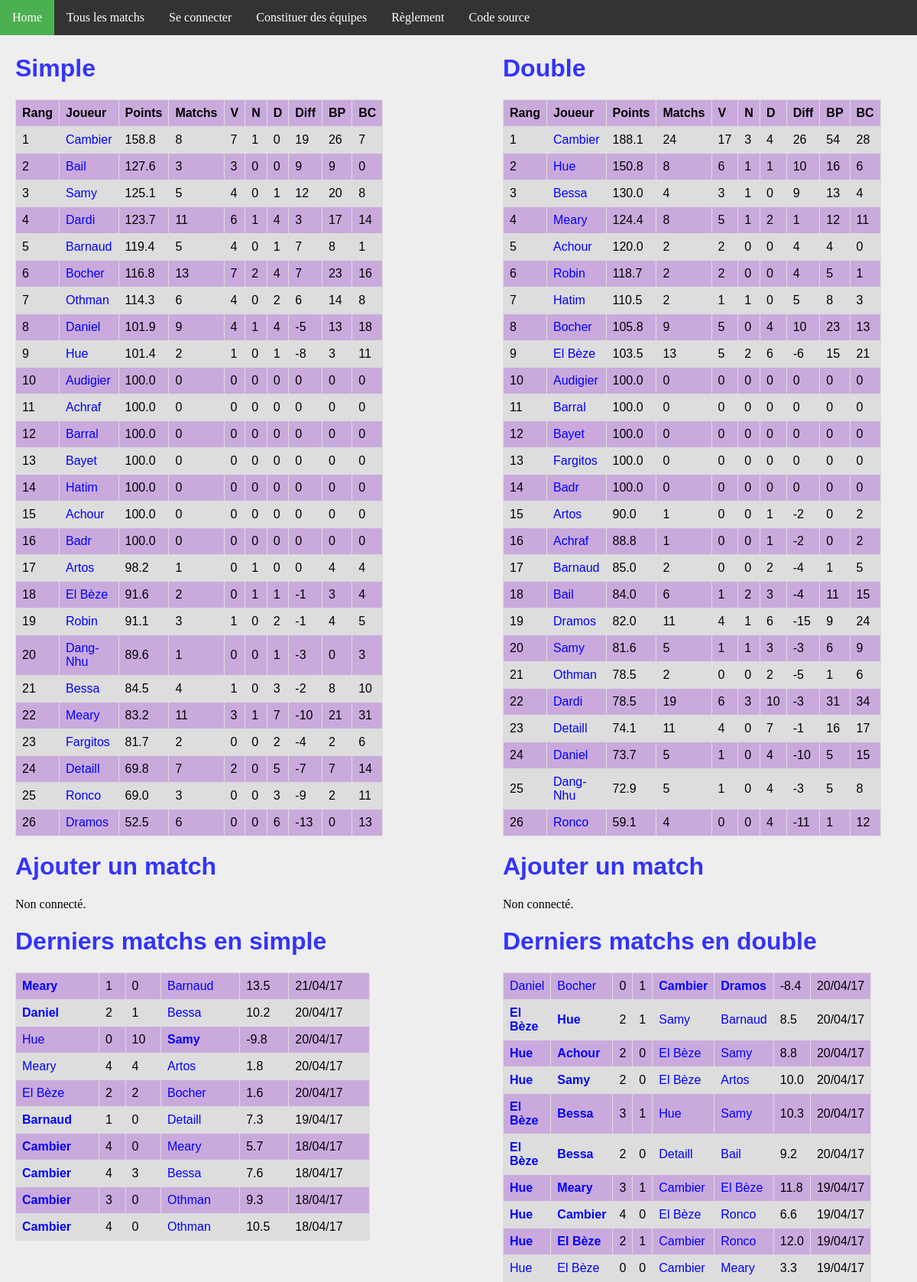
The app's page /, older data.
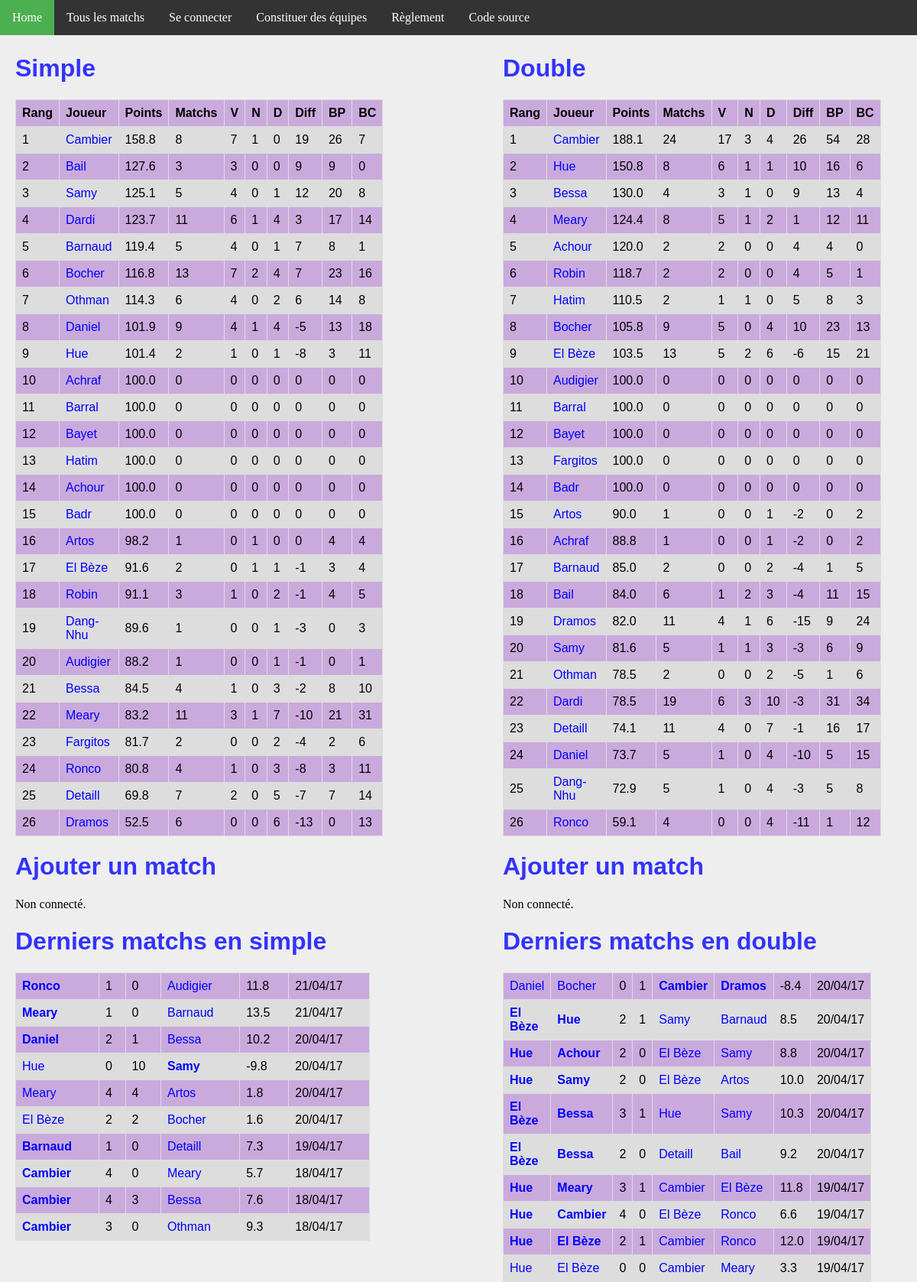
The same page, newer data.
### ranking/models.py (models this page shows, shortened)
class Joueur(models.Model):
    user = models.OneToOneField(User, on_delete=models.CASCADE)
    pseudo = models.CharField(max_length = 50, default="Pax lambda")
    simple_score = models.FloatField(default=100)
    simple_rang = models.IntegerField(default=0)
    simple_victoires = models.IntegerField(default=0)
    simple_nuls = models.IntegerField(default=0)
    simple_defaites = models.IntegerField(default=0)
    simple_buts_pour = models.IntegerField(default=0)
    simple_buts_contre = models.IntegerField(default=0)
    double_score = models.FloatField(default=100)
    double_rang = models.IntegerField(default=0)
    double_victoires = models.IntegerField(default=0)
    double_nuls = models.IntegerField(default=0)
    double_defaites = models.IntegerField(default=0)
    double_buts_pour = models.IntegerField(default=0)
    double_buts_contre = models.IntegerField(default=0)
    @property
    def simple_matchs(self):
        return self.simple_nuls + self.simple_victoires + self.simple_defaites
    @property
    def double_matchs(self):
        return self.double_nuls + self.double_victoires + self.double_defaites
    @property
    def simple_diff(self):
        return self.simple_buts_pour - self.simple_buts_contre
    @property
    def double_diff(self):
        return self.double_buts_pour - self.double_buts_contre

class MatchSimple(models.Model):
    domicile = models.ForeignKey('Joueur', related_name = 'dom')
    exterieur = models.ForeignKey('Joueur', related_name = 'exte')
    date = models.DateTimeField(auto_now_add=True)
    buts_domicile = models.IntegerField(default=0)
    buts_exterieur = models.IntegerField(default=0)
    points = models.FloatField(default=0)
    @property
    def winner(self):
        if self.buts_domicile > self.buts_exterieur:
            return 1.
        elif self.buts_domicile < self.buts_exterieur:
            return 0.
        else:
            return 0.5

class MatchDouble(models.Model):
    domicile_1 = models.ForeignKey('Joueur', related_name = 'dom1')
    domicile_2 = models.ForeignKey('Joueur', related_name = 'dom2')
    exterieur_1 = models.ForeignKey('Joueur', related_name = 'exte1')
    exterieur_2 = models.ForeignKey('Joueur', related_name = 'exte2')
    date = models.DateTimeField(auto_now_add=True)
    buts_domicile = models.IntegerField(default=0)
    buts_exterieur = models.IntegerField(default=0)
    points = models.FloatField(default=0)
    @property
    def winner(self):
        if self.buts_domicile > self.buts_exterieur:
            return 1.
        elif self.buts_domicile < self.buts_exterieur:
            return 0.
        else:
            return 0.5

### ranking/views.py (the view)
# urls.py: url(r'^$', views.index, name='index'),
def index(request):
    n_matchs = 10
    context = {
        'simple_ranking': Joueur.objects.order_by('simple_rang').all(),
        'double_ranking': Joueur.objects.order_by('double_rang').all(),
        'simple_matchs': MatchSimple.objects.order_by('-date').all()[:n_matchs],
        'double_matchs': MatchDouble.objects.order_by('-date').all()[:n_matchs],
    }
    return render(request, 'index.html', context)

### ranking/templatetags/app_filter.py (called while the page is built)
@register.filter(name='decimal')
def decimal(x):
    return '{0:.1f}'.format(x)

### ranking/templates/index.html (shortened to what the changed rows need)
{% extends 'base.html' %}
{% block body %}
{% load app_filter %}
<div id="column1" style="float:left; margin:0; width:40%;">
    <h1>Simple</h1>
    <table>
        <tr>
            <th>Rang</th>
            <th>Joueur</th>
            <th>Points</th>
            <th>Matchs</th>
            <th>V</th>
            <th>N</th>
            <th>D</th>
            <th>Diff</th>
            <th>BP</th>
            <th>BC</th>
        </tr>
        {% for j in simple_ranking %}
        <tr>
            <td>{{ j.simple_rang }}</td>
            <td><a class='joueur' href="{% url 'joueur' j.id %}">{{j.pseudo}}</a></td>
            <td>{{j.simple_score|decimal}}</td>
            <td>{{j.simple_matchs}}</td>
            <td>{{j.simple_victoires}}</td>
            <td>{{j.simple_nuls}}</td>
            <td>{{j.simple_defaites}}</td>
            <td>{{j.simple_diff}}</td>
            <td>{{j.simple_buts_pour}}</td>
            <td>{{j.simple_buts_contre}}</td>
        </tr>
        {% endfor %}
    </table>
    <h1>Ajouter un match</h1>
    <h1>Derniers matchs en simple</h1>
    <table>
        {% for m in simple_matchs %}
        <tr>
            <td {% if m.winner == 1 %} style='font-weight:bold'{% endif %} >
                <a class="joueur" href="{% url 'joueur' m.domicile.id %}">{{m.domicile.pseudo}}</a>
            </td>
            <td>{{m.buts_domicile}}</td>
            <td>{{m.buts_exterieur}}</td>
            <td {% if m.winner == 0 %} style='font-weight:bold'{% endif %} >
                <a class='joueur' href="{% url 'joueur' m.exterieur.id %}">{{m.exterieur.pseudo}}</a>
            </td>
            <td>{{m.points|decimal}}</td>
            <td>{{m.date | date:'d/m/y'}}</td>
        </tr>
        {% endfor %}
    </table>
</div>
<div id="column2" style="float:left; margin-left:15%;width:40%;">
<h1>Double</h1>
<table>
    <tr>
        <th>Rang</th>
        <th>Joueur</th>
        <th>Points</th>
        <th>Matchs</th>
        <th>V</th>
        <th>N</th>
        <th>D</th>
        <th>Diff</th>
        <th>BP</th>
        <th>BC</th>
    </tr>
    {% for j in double_ranking %}
    <tr>
        <td>{{ j.double_rang }}</td>
        <td><a class='joueur' href="{% url 'joueur' j.id %}">{{j.pseudo}}</a></td>
        <td>{{j.double_score|decimal}}</td>
        <td>{{j.double_matchs}}</td>
        <td>{{j.double_victoires}}</td>
        <td>{{j.double_nuls}}</td>
        <td>{{j.double_defaites}}</td>
        <td>{{j.double_diff}}</td>
        <td>{{j.double_buts_pour}}</td>
        <td>{{j.double_buts_contre}}</td>
    </tr>
    {% endfor %}
    </table>
    <h1>Ajouter un match</h1>
    <h1>Derniers matchs en double</h1>
    <table>
        {% for m in double_matchs %}
        <tr>
            <td {% if m.winner == 1 %} style='font-weight:bold'{% endif %} >
                <a class="joueur" href="{% url 'joueur' m.domicile_1.id %}">{{m.domicile_1.pseudo}}</a>
            </td>
            <td {% if m.winner == 1 %} style='font-weight:bold'{% endif %} >
                <a class="joueur" href="{% url 'joueur' m.domicile_2.id %}">{{m.domicile_2.pseudo}}</a>
            </td>
            <td>{{m.buts_domicile}}</td>
            <td>{{m.buts_exterieur}}</td>
            <td {% if m.winner == 0 %} style='font-weight:bold'{% endif %} >
                <a class='joueur' href="{% url 'joueur' m.exterieur_1.id %}">{{m.exterieur_1.pseudo}}</a>
            </td>
            <td {% if m.winner == 0 %} style='font-weight:bold'{% endif %} >
                <a class='joueur' href="{% url 'joueur' m.exterieur_2.id %}">{{m.exterieur_2.pseudo}}</a>
            </td>
            <td>{{m.points|decimal}}</td>
            <td>{{m.date | date:'d/m/y'}}</td>
        </tr>
        {% endfor %}
    </table>
    </div>
{% endblock %}

Row changes from the older to the newer data that the page shows:
no longer on this page (row unchanged): MatchSimple: domicile.pseudo "Cambier", buts_domicile "4", buts_exterieur "0", exterieur.pseudo "Othman", points|decimal "10.5", date "18/04/17"
changed Joueur "Achraf": simple_rang "11" → "10"
changed Joueur "Barral": simple_rang "12" → "11"
changed Joueur "Bayet": simple_rang "13" → "12"
changed Joueur "Hatim": simple_rang "14" → "13"
changed Joueur "Achour": simple_rang "15" → "14"
changed Joueur "Badr": simple_rang "16" → "15"
changed Joueur "Artos": simple_rang "17" → "16"
changed Joueur "El Bèze": simple_rang "18" → "17"
changed Joueur "Robin": simple_rang "19" → "18"
changed Joueur "Dang-Nhu": simple_rang "20" → "19"
changed Joueur "Audigier": simple_rang "10" → "20"; simple_score|decimal "100.0" → "88.2"; simple_matchs "0" → "1"; simple_defaites "0" → "1"; simple_diff "0" → "-1"; simple_buts_contre "0" → "1"; moves down the list
changed Joueur "Ronco": simple_rang "25" → "24"; simple_score|decimal "69.0" → "80.8"; simple_matchs "3" → "4"; simple_victoires "0" → "1"; simple_diff "-9" → "-8"; simple_buts_pour "2" → "3"; moves up the list
changed Joueur "Detaill": simple_rang "24" → "25"
added MatchSimple: domicile.pseudo "Ronco", buts_domicile "1", buts_exterieur "0", exterieur.pseudo "Audigier", points|decimal "11.8", date "21/04/17"
